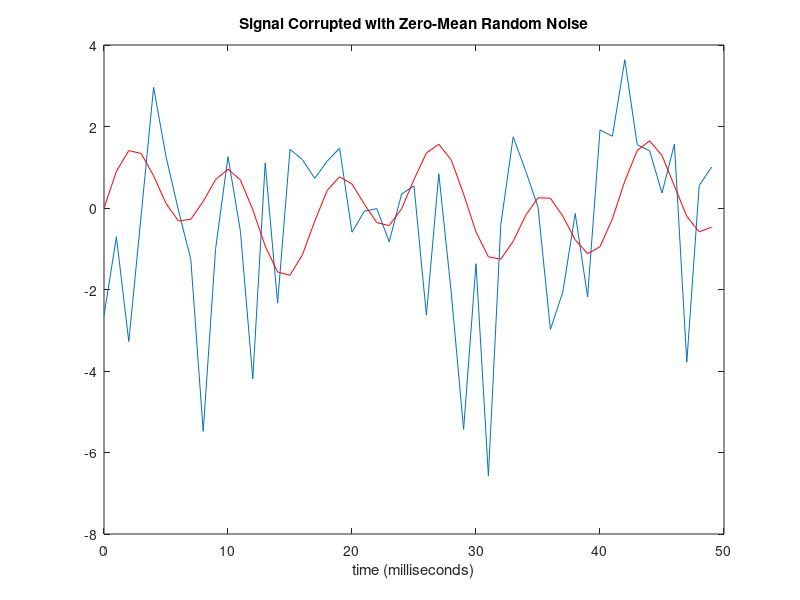
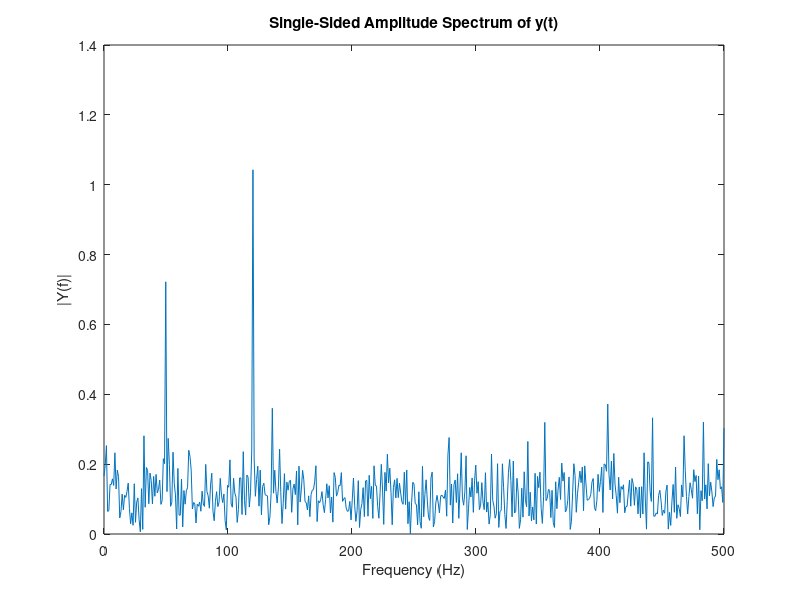
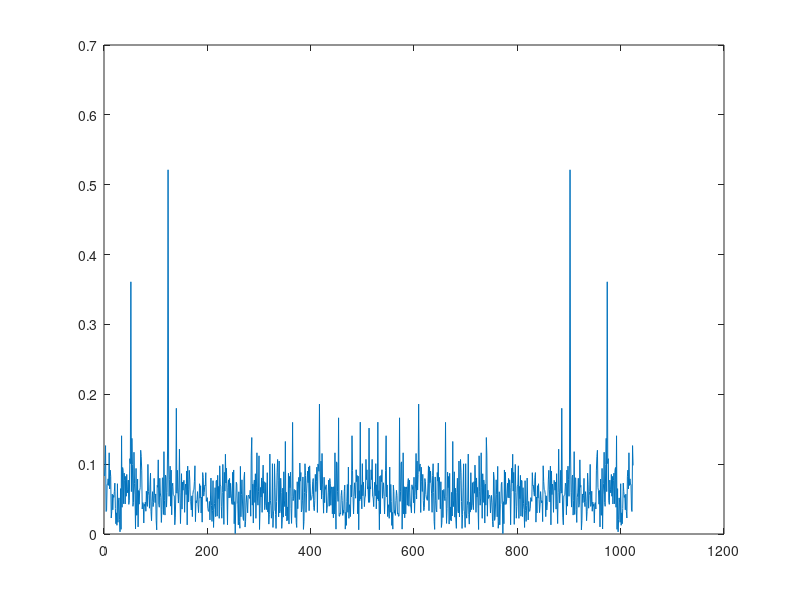

These figures' MATLAB source, in order:
% fft demo
Fs = 1000;                    % Sampling frequency
T = 1/Fs;                     % Sample time
L = 1000;                     % Length of signal
t = (0:L-1)*T;                % Time vector
% Sum of a 50 Hz sinusoid and a 120 Hz sinusoid
x = 0.7*sin(2*pi*50*t) + sin(2*pi*120*t); 
y = x + 2*randn(size(t));     % Sinusoids plus noise
plot(Fs*t(1:50),y(1:50))
title('Signal Corrupted with Zero-Mean Random Noise')
xlabel('time (milliseconds)')
hold on, 
plot(Fs*t(1:50),x(1:50), 'r');
figure,
NFFT = 2^nextpow2(L); % Next power of 2 from length of y
Y = fft(y,NFFT)/L;
f = Fs/2*linspace(0,1,NFFT/2+1);

% Plot single-sided amplitude spectrum.
plot(f,2*abs(Y(1:NFFT/2+1))) 
title('Single-Sided Amplitude Spectrum of y(t)')
xlabel('Frequency (Hz)')
ylabel('|Y(f)|')

figure, plot(abs(Y));